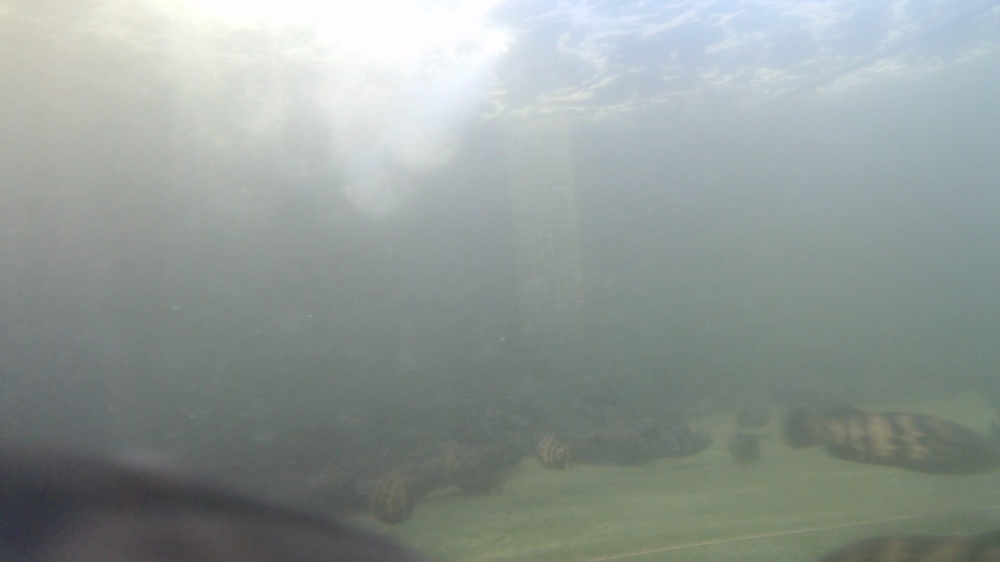
#> input picture mi-bi/image/frame_0014.jpg, 1000 x 562 px, shrunk from 1920 x 1080 before the run, given in place of frame_0000.jpg, which was not available
$ jupyter execute --allow-errors image-processing.ipynb
#> lines starting #> are read from the running program, lines starting #| are printed output that depends on the picture; pictures that were not available may be replaced by others from this repository, and a replacement may not be noted
[cell 1]
import cv2
import os

# 入力動画のパス
# video_path = 'video/NAICe1_WIN_20250519_09_25_56_Pro.mp4'
# video_path = 'video/NAICe2_WIN_20250519_09_29_21_Pro.mp4'
video_path = 'video/NAICe5_WIN_20250519_09_39_43_Pro.mp4'

# 静止画の出力先フォルダ
output_dir = 'image/'
os.makedirs(output_dir, exist_ok=True)

# 動画ファイルを読み込み
cap = cv2.VideoCapture(video_path)

# フレームレート（fps）を取得
fps = cap.get(cv2.CAP_PROP_FPS)

# 総フレーム数
total_frames = int(cap.get(cv2.CAP_PROP_FRAME_COUNT))

# 動画の長さ（秒）
duration_sec = total_frames / fps
print(f"動画時間: {duration_sec:.2f} 秒")

# 1秒ごとのフレーム位置で静止画を保存
for sec in range(int(duration_sec)):
    # 保存したいフレーム番号
    frame_number = int(sec * fps)
    cap.set(cv2.CAP_PROP_POS_FRAMES, frame_number)  # フレーム位置を設定

    ret, frame = cap.read()
    if ret:
        filename = os.path.join(output_dir, f"frame_{sec:04d}.jpg")
        cv2.imwrite(filename, frame)
        print(f"保存: {filename}")
    else:
        print(f"読み込み失敗: {sec} 秒のフレーム")

cap.release()

[cell 2]
import os
import shutil
import math

# 元の画像フォルダ（2161枚）
input_dir = 'image/'

# 出力フォルダ（300枚）
output_dir = 'train/'
os.makedirs(output_dir, exist_ok=True)

# 画像ファイル一覧（並び順を保証）
all_images = sorted([f for f in os.listdir(input_dir) if f.endswith('.jpg')])
total_images = len(all_images)

# 等間隔のステップ数を計算
step = total_images / 300

selected_indices = [math.floor(i * step) for i in range(300)]
selected_images = [all_images[i] for i in selected_indices]

# 選ばれた画像をコピー
for filename in selected_images:
    src_path = os.path.join(input_dir, filename)
    dst_path = os.path.join(output_dir, filename)
    shutil.copyfile(src_path, dst_path)

print(f"{len(selected_images)} 枚の画像を等間隔に抽出して {output_dir} に保存しました。")

[cell 3]
import cv2

img = cv2.imread('image/frame_0000.jpg')
#> img is the input picture: shape (562, 1000, 3); mean B, G, R 151.2, 154.4, 145.9
lab = cv2.cvtColor(img, cv2.COLOR_BGR2LAB)
#> lab: shape (562, 1000, 3); mean of channels 0, 1, 2 159.7, 124.4, 128.7
l, a, b = cv2.split(lab)
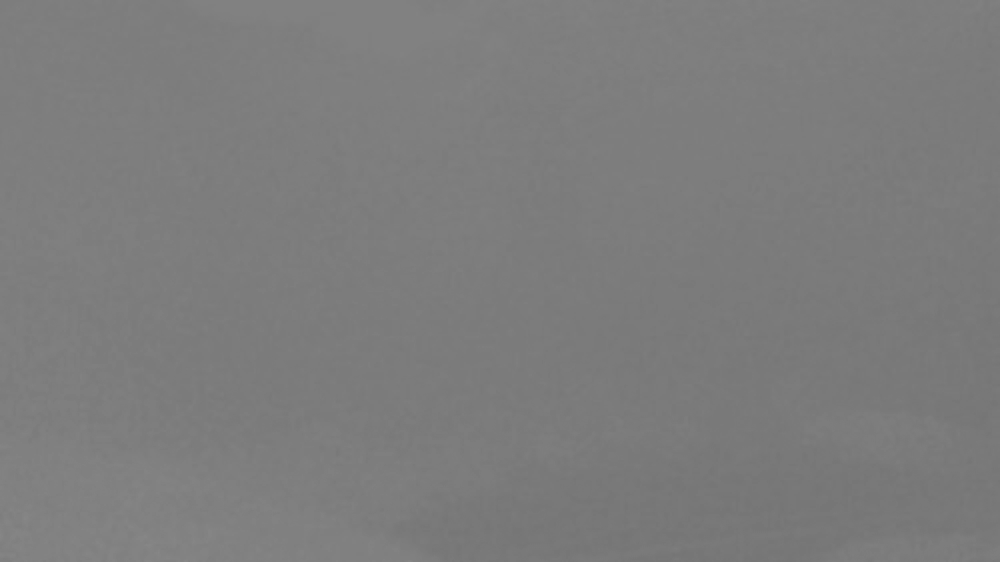
#> a: shape (562, 1000); min 116, max 135, mean 124.4
clahe = cv2.createCLAHE(clipLimit=3.0, tileGridSize=(8, 8))
cl = clahe.apply(l)
limg = cv2.merge((cl, a, b))
#> limg: shape (562, 1000, 3); mean of channels 0, 1, 2 150.9, 124.4, 128.7
final = cv2.cvtColor(limg, cv2.COLOR_LAB2BGR)
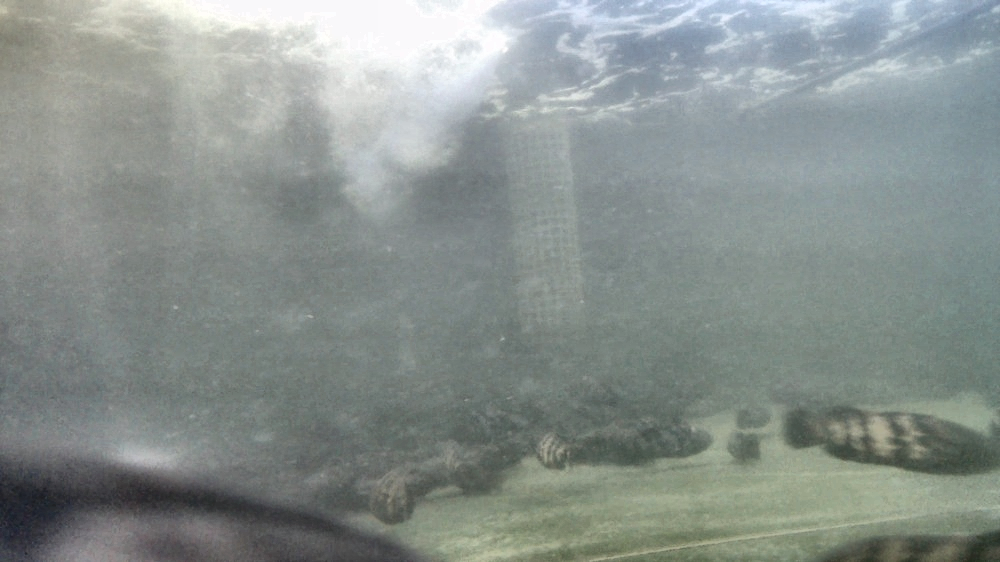
#> final: shape (562, 1000, 3); mean B, G, R 142, 145.2, 136.8
cv2.imwrite('aaaaaaa/clahe_result.jpg', final)
#> Out = True

[cell 4]
# ライブラリのインポート
import numpy as np
import cv2
from matplotlib import pyplot as plt

# カラー画像の読み込み
# 第2引数：グレースケール指定
gray_org_img = cv2.imread('image/frame_0000.jpg',0)
#> gray_org_img: shape (562, 1000); min 48, max 255, mean 151.5


# Cannyアルゴリズム実行
# 第2引数：ヒステリアスしきい値処理の最小しきい値
# 第3引数：ヒステリアスしきい値処理の最大しきい値
canny_edges = cv2.Canny(gray_org_img,200,200)
#> canny_edges: shape (562, 1000); every value is 0


# 元画像描画
plt.subplot(121),plt.imshow(gray_org_img,cmap = 'gray')
plt.title('Original Image'), plt.xticks([]), plt.yticks([])

# エッジ検出後の画像描画
plt.subplot(122),plt.imshow(canny_edges,cmap = 'gray')
plt.title('Edge Image'), plt.xticks([]), plt.yticks([])

plt.show()

[cell 5]
import cv2
import numpy as np

def adjust_gamma(image, gamma=1.0):
#> called with gamma = 1.5
    inv_gamma = 1.0 / gamma
    table = np.array([(i / 255.0) ** inv_gamma * 255 for i in range(256)]).astype("uint8")
    return cv2.LUT(image, table)
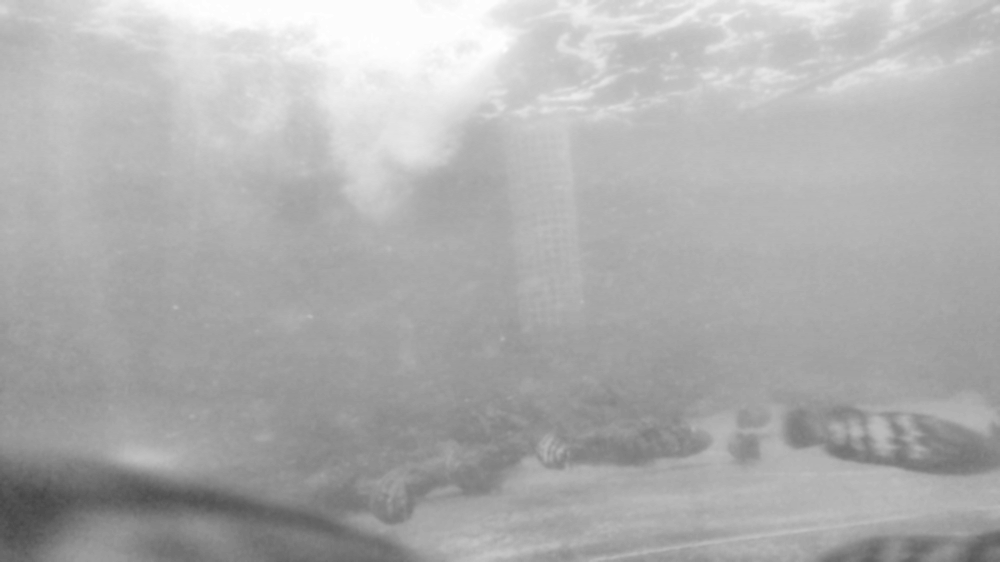
#> returned value: shape (562, 1000); min 71, max 254, mean 174.4

def unsharp_mask(image, kernel_size=(5, 5), alpha=1.5, beta=-0.5):
#> called with kernel_size = (5, 5), alpha = 1.5, beta = -0.5
    blurred = cv2.GaussianBlur(image, kernel_size, 0)
    sharp = cv2.addWeighted(image, alpha, blurred, beta, 0)
    return sharp

# 画像読み込み
img = cv2.imread("image/frame_0000.jpg")

# グレースケール変換
gray = cv2.cvtColor(img, cv2.COLOR_BGR2GRAY)
cv2.imwrite("aaaaaaa/step1_gray.jpg", gray)

# ノイズ除去（ガウシアンブラー）
blurred = cv2.GaussianBlur(gray, (5, 5), 0)
cv2.imwrite("aaaaaaa/step2_blurred.jpg", blurred)

# コントラスト強調（CLAHE）
clahe = cv2.createCLAHE(clipLimit=2.0, tileGridSize=(8, 8))
enhanced = clahe.apply(blurred)
cv2.imwrite("aaaaaaa/step3_clahe.jpg", enhanced)

# === 新しい補正処理（ガンマ補正とシャープ化） ===
gamma_corrected = adjust_gamma(enhanced, gamma=1.5)
cv2.imwrite("aaaaaaa/step4_gamma.jpg", gamma_corrected)

sharpened = unsharp_mask(gamma_corrected)
cv2.imwrite("aaaaaaa/step5_sharpened.jpg", sharpened)

# エッジ検出（Canny）
edges = cv2.Canny(sharpened, 20, 60)
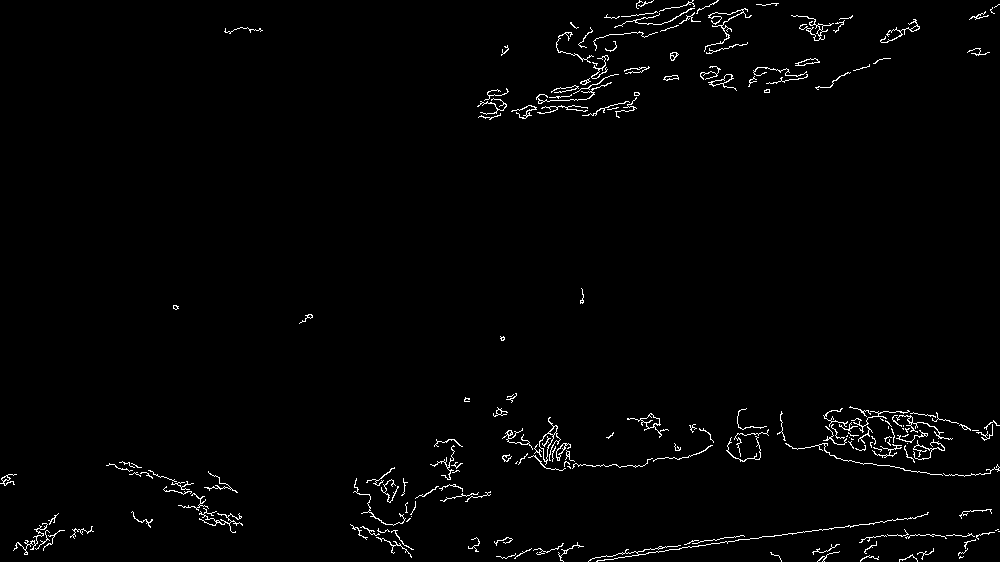
#> edges: shape (562, 1000); 1.6% white in thin lines or dots
cv2.imwrite("aaaaaaa/step6_edges.jpg", edges)
#> Out = True

[cell 6]
def white_balance(img):
    # グレーワールド仮定
    result = img.copy().astype(np.float32)
    avg_b = np.mean(result[:, :, 0])
#> avg_b = 151.2
    avg_g = np.mean(result[:, :, 1])
#> avg_g = 154.4
    avg_r = np.mean(result[:, :, 2])
#> avg_r = 145.9
    avg_gray = (avg_b + avg_g + avg_r) / 3
#> avg_gray = 150.5

    result[:, :, 0] *= (avg_gray / avg_b)
    result[:, :, 1] *= (avg_gray / avg_g)
    result[:, :, 2] *= (avg_gray / avg_r)
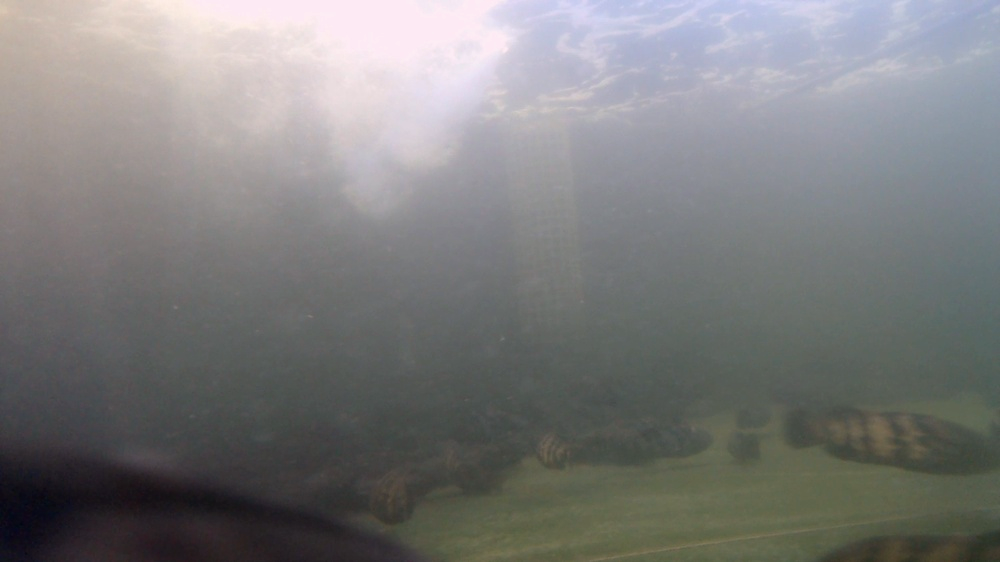
#> result: shape (562, 1000, 3) float32; mean B, G, R 150.6, 150.5, 150.5; drawn with min black and max white

    return np.clip(result, 0, 255).astype(np.uint8)
#> returned value: shape (562, 1000, 3)

def enhance_contrast(img):
    # HSVで明度だけ強調
    hsv = cv2.cvtColor(img, cv2.COLOR_BGR2HSV)
#> hsv: shape (562, 1000, 3); mean H, S, V 83.5, 15.8, 154.9
    h, s, v = cv2.split(hsv)
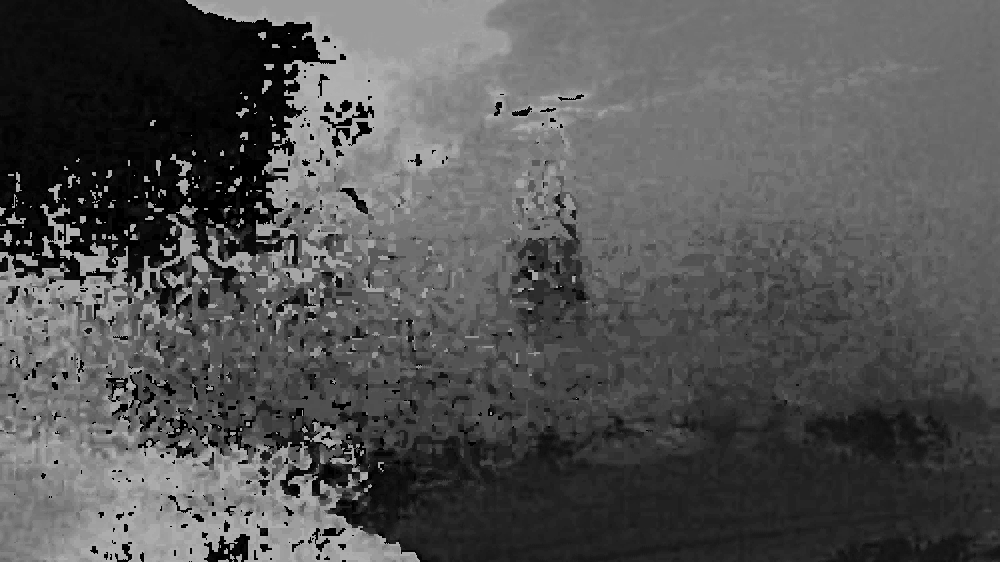
#> h: shape (562, 1000); min 0, max 178, mean 83.5
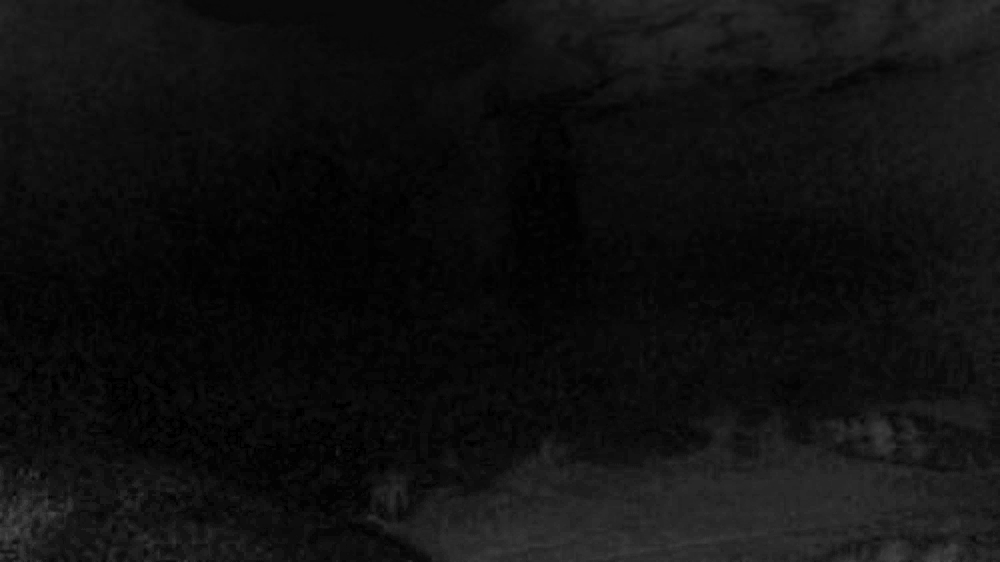
#> s: shape (562, 1000); min 0, max 80, mean 15.8

    # ヒストグラム均等化
    v_eq = cv2.equalizeHist(v)
    hsv_eq = cv2.merge((h, s, v_eq))
#> hsv_eq: shape (562, 1000, 3); mean H, S, V 83.5, 15.8, 128.5
    return cv2.cvtColor(hsv_eq, cv2.COLOR_HSV2BGR)
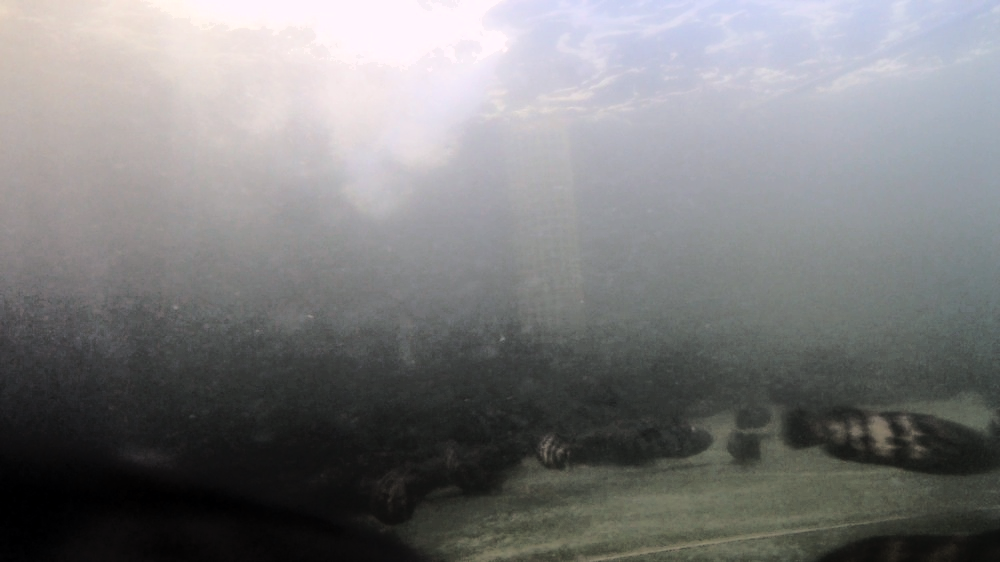
#> returned value: shape (562, 1000, 3); mean B, G, R 124.6, 123.7, 123.8

# 入力画像
img = cv2.imread("image/frame_0000.jpg")

# 1. ホワイトバランス補正
wb = white_balance(img)
cv2.imwrite("aaaaaaa/step1_white_balance.jpg", wb)

# 2. 輝度・コントラスト強調
contrast = enhance_contrast(wb)
cv2.imwrite("aaaaaaa/step2_contrast.jpg", contrast)

# 3. （任意）シャープ化
sharp = cv2.GaussianBlur(contrast, (0, 0), 3)
#> sharp: shape (562, 1000, 3)
sharp = cv2.addWeighted(contrast, 1.5, sharp, -0.5, 0)
cv2.imwrite("aaaaaaa/step3_sharpened.jpg", sharp)
#> Out = True
